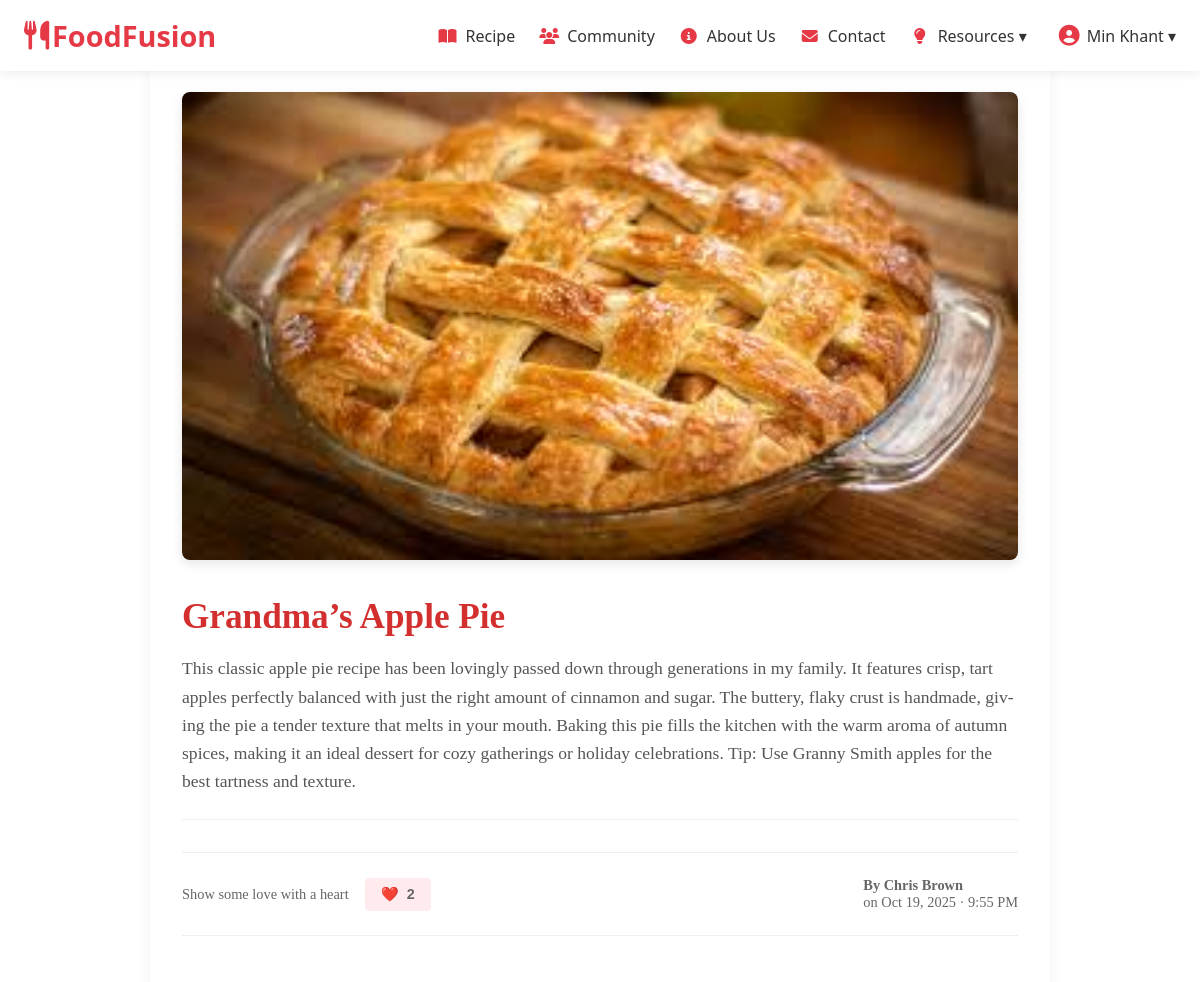
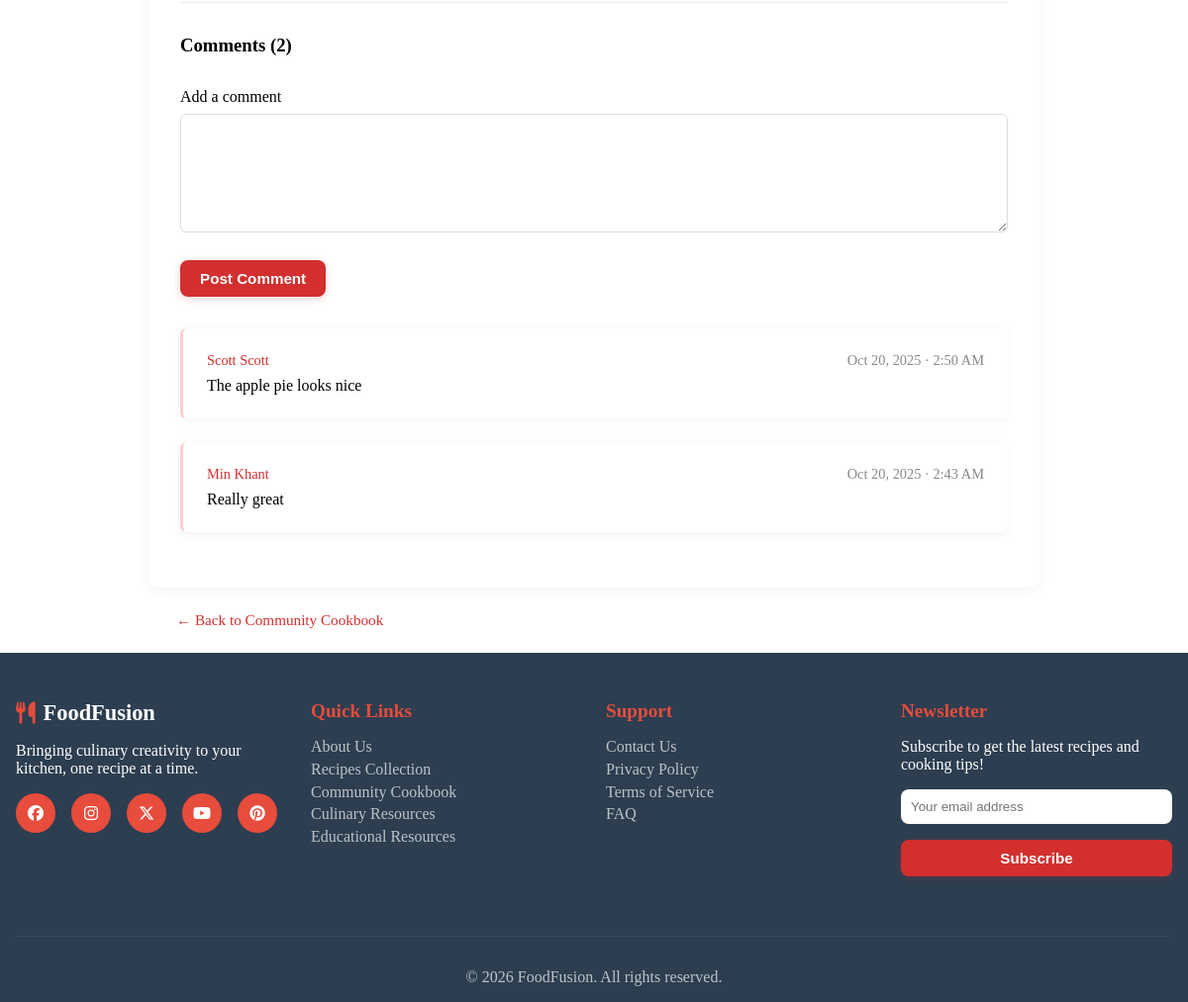
The page /each_post.php?post_id=2 (signed in) on the database its author committed (2 pictures, top to bottom).
### tables this page shows
CREATE TABLE `community_posts` (
  `id` int(11) NOT NULL,
  `user_id` int(11) NOT NULL,
  `title` varchar(150) NOT NULL,
  `description` text NOT NULL,
  `image_url` varchar(255) DEFAULT NULL,
  `created_at` timestamp NOT NULL DEFAULT current_timestamp()
);

CREATE TABLE `users` (
  `user_id` int(11) NOT NULL,
  `first_name` varchar(50) NOT NULL,
  `last_name` varchar(50) NOT NULL,
  `email` varchar(100) NOT NULL,
  `password` varchar(255) NOT NULL,
  `created_at` timestamp NOT NULL DEFAULT current_timestamp() ON UPDATE current_timestamp()
);

CREATE TABLE `comments` (
  `id` int(11) NOT NULL,
  `post_id` int(11) NOT NULL,
  `user_id` int(11) NOT NULL,
  `comment` text NOT NULL,
  `created_at` timestamp NOT NULL DEFAULT current_timestamp()
);

### each_post.php (the view, shortened to what this page needs)
<?php
include "./include/db_config.php";
$user_id = $_SESSION["user_id"] ?? null;
$post_id = $_GET['post_id'] ?? 0;
try {
    $stmt = $conn->prepare("
        SELECT r.*,
               u.first_name,
               u.last_name,
               (SELECT COUNT(*) FROM likes WHERE post_id = r.id) AS like_count
        FROM community_posts r
        JOIN users u ON r.user_id = u.user_id
        WHERE r.id = ?
    ");
    $stmt->execute([$post_id]);
    $post = $stmt->fetch(PDO::FETCH_ASSOC);
    $is_liked = false;
    if ($user_id) {
        $check = $conn->prepare("SELECT * FROM likes WHERE user_id = :user_id AND post_id = :post_id");
        $check->execute([
            ':user_id' => $user_id,
            ':post_id' => $post_id
        ]);
        $is_liked = $check->rowCount() > 0;
    }
    $comments = $conn->prepare("
        SELECT c.*, u.first_name, u.last_name, c.created_at
        FROM comments c
        JOIN users u ON c.user_id = u.user_id
        WHERE c.post_id = ?
        ORDER BY c.created_at DESC
    ");
    $comments->execute([$post_id]);
} catch (PDOException $e) {
    echo "Error loading post.";
    exit;
}
include './include/header.php';
?>
<section>
    <div class="post-details">
        <?php if ($post['image_url']): ?>
            <img src="<?= htmlspecialchars($post['image_url']) ?>" alt="Post Image" class="post-full-image">
        <?php endif; ?>
        <div class="post-full-content">
            <h1 class="post-full-title"><?= htmlspecialchars($post['title']) ?></h1>
            <p class="post-full-description"><?= htmlspecialchars($post['description']) ?></p>
            <div class="post-meta">
                <?php if ($user_id): ?>
                    <div class="post-actions">
                        <span>Show some love with a heart</span>
                        <button class="action-btn like-btn <?= $is_liked ? 'liked' : '' ?>" onclick="likePost(<?= $post_id ?>, this)">
                        <span class="icon">❤️</span> <span class="count"><?= $post['like_count'] ?></span>
                        </button>
                    </div>
                <?php else: ?>
                    <a href="login.php" class="btn btn-primary">
                        <i class="fas fa-sign-out-alt"></i> Login to react
                    </a>
                <?php endif; ?>
                <div>
                    <span class="post-author">By <?= htmlspecialchars($post['first_name'] . ' ' . $post['last_name']) ?></span>
                    <span> on <?= date("M j, Y · g:i A", strtotime($post['created_at'])) ?></span>
                </div>
            </div>
        </div>
        <div id="comments" class="comments-section">
            <h3>Comments (<?= $comments->rowCount() ?>)</h3>
            <?php if ($user_id): ?>
                <form class="comment-form" method="POST">
                    <label for="comment">Add a comment</label>
                    <textarea name="comment" id="comment" rows="3" required></textarea>
                    <button type="submit" class="btn btn-primary">Post Comment</button>
                </form>
            <?php else: ?>
                <a href="login.php" class="btn btn-primary">
                    <i class="fas fa-sign-out-alt"></i> Login to comment
                </a>
            <?php endif; ?>
            <div class="comment-list">
                <?php while ($comment = $comments->fetch(PDO::FETCH_ASSOC)): ?>
                    <div class="comment">
                        <div class="comment-header">
                            <span class="comment-author"><?= htmlspecialchars($comment['first_name'] . ' ' . $comment['last_name']) ?></span>
                            <span class="comment-date">
                                <?= date("M j, Y · g:i A", strtotime($comment['created_at'])) ?>
                            </span>
                        </div>
                        <p><?= htmlspecialchars($comment['comment']) ?></p>
                    </div>
                <?php endwhile; ?>
            </div>
        </div>
    </div>
    <div class="back-link-wrapper">
      <a href="community_cookbook.php" class="back-link">← Back to Community Cookbook</a>
    </div>
</section>
<?php include './include/footer.php'; ?>

### css/style.css (style rules this page uses)
* { margin: 0; padding: 0; box-sizing: border-box; }
body { padding-top: 60px; }
html { scroll-behavior: smooth; }
.btn { display: inline-block; padding: 0.75rem 1.5rem; font-size: 1rem; font-weight: 600; text-align: center; text-decoration: none; border-radius: 4px; cursor: pointer; transition: all 0.3s; border: none; }
.btn-primary { background-color: #d32f2f; color: white; }
.btn { display: inline-block; padding: 0.75rem 1.5rem; font-size: 1rem; font-weight: 600; text-align: center; text-decoration: none; border-radius: 4px; cursor: pointer; transition: all 0.3s; border: none; margin-top: 0.5rem; }
.btn { display: inline-block; padding: 0.8rem 1.8rem; border-radius: 6px; text-decoration: none; font-weight: 600; transition: all 0.3s ease; cursor: pointer; border: none; font-size: 1rem; }
.btn-primary { background-color: #d32f2f; color: white; box-shadow: 0 2px 8px rgba(211, 47, 47, 0.2); }
.post-details { max-width: 900px; margin: 0 auto; padding: 2rem; background: white; border-radius: 8px; box-shadow: 0 2px 15px rgba(0, 0, 0, 0.05); }
.post-full-image { width: 100%; max-height: 500px; object-fit: cover; border-radius: 8px; margin-bottom: 2rem; box-shadow: 0 4px 12px rgba(0, 0, 0, 0.1); }
.post-full-content { max-width: 100%; overflow-wrap: break-word; word-wrap: break-word; hyphens: auto; }
.post-full-title { font-size: 2.2rem; color: #d32f2f; margin-bottom: 1rem; line-height: 1.2; }
.post-full-description { font-size: 1.1rem; line-height: 1.6; color: #555; margin-bottom: 2rem; padding-bottom: 1.5rem; border-bottom: 1px solid #f0f0f0; white-space: pre-line; word-wrap: break-word; overflow-wrap: break-word; hyphens: auto; }
.post-meta { display: flex; justify-content: space-between; align-items: center; padding: 1.5rem 0; margin: 2rem 0; border-top: 1px solid #eee; border-bottom: 1px solid #eee; }
.post-meta span { display: flex; align-items: center; font-size: 0.9rem; color: #666; }
.post-actions { display: flex; gap: 1rem; }
.action-btn { background: none; border: none; cursor: pointer; font-size: 1rem; padding: 0.5rem 1rem; border-radius: 4px; transition: all 0.3s ease; display: flex; align-items: center; gap: 0.5rem; }
.like-btn { color: #666; }
.like-btn.liked { color: #d32f2f; font-weight: bold; background: #ffebee; }
.post-author { color: #d32f2f; font-weight: bold; }
.comments-section { margin-top: 3rem; padding-top: 2rem; border-top: 1px solid #eee; }
.comment-form { margin: 2rem 0; }
.comment-form textarea { width: 100%; padding: 1rem; border: 1px solid #ddd; border-radius: 6px; margin: 0.5rem 0 1rem; min-height: 120px; font-family: inherit; transition: all 0.3s ease; }
.comment-list { margin-top: 2rem; }
.comment { padding: 1.5rem; margin-bottom: 1.5rem; background: white; border-radius: 6px; box-shadow: 0 2px 8px rgba(0, 0, 0, 0.05); border-left: 3px solid #ffcdd2; }
.comment-header { display: flex; justify-content: space-between; margin-bottom: 0.5rem; font-size: 0.9rem; }
.comment-author { font-weight: 500; color: #d32f2f; }
.comment-date { color: #888; }
.back-link-wrapper { max-width: 900px; margin: 0 auto; padding-left: 1rem; }
.back-link { display: inline-flex; align-items: center; gap: 0.4rem; margin: 1rem 0; padding: 0.5rem 0.75rem; font-weight: 500; font-size: 0.95rem; color: rgba(211, 47, 47, 1); text-decoration: none; border-radius: 4px; transition: background 0.3s ease, color 0.3s ease; }
.btn { text-decoration: none; padding: 10px 20px; border-radius: 8px; font-weight: bold; font-size: 0.95rem; transition: all 0.25s ease; }

### rows shown on the page
community_posts: image_url (picture), title "Grandma’s Apple Pie", description "This classic apple pie recipe has been lovingly passed down through generations in my family. It features crisp, tart apples perfectly balanced with just the right amount of cinnamon and sugar. The buttery, flaky crust is handmade, giving the pie a tender texture that melts in your mouth. Baking this pie fills the kitchen with the warm aroma of autumn spices, making it an ideal dessert for cozy gatherings or holiday celebrations. Tip: Use Granny Smith apples for the best tartness and texture.", user.last_name "Chris Brown", created_at "Oct 19, 2025 · 9:55 PM"
comments: user.last_name "Scott Scott", created_at "Oct 20, 2025 · 2:50 AM", comment "The apple pie looks nice"
comments: user.last_name "Min Khant", created_at "Oct 20, 2025 · 2:43 AM", comment "Really great"

### other values the page prints
$_SESSION["user_name"] "Min Khant"
$post['like_count'] "2"
$comments->rowCount() "2"
